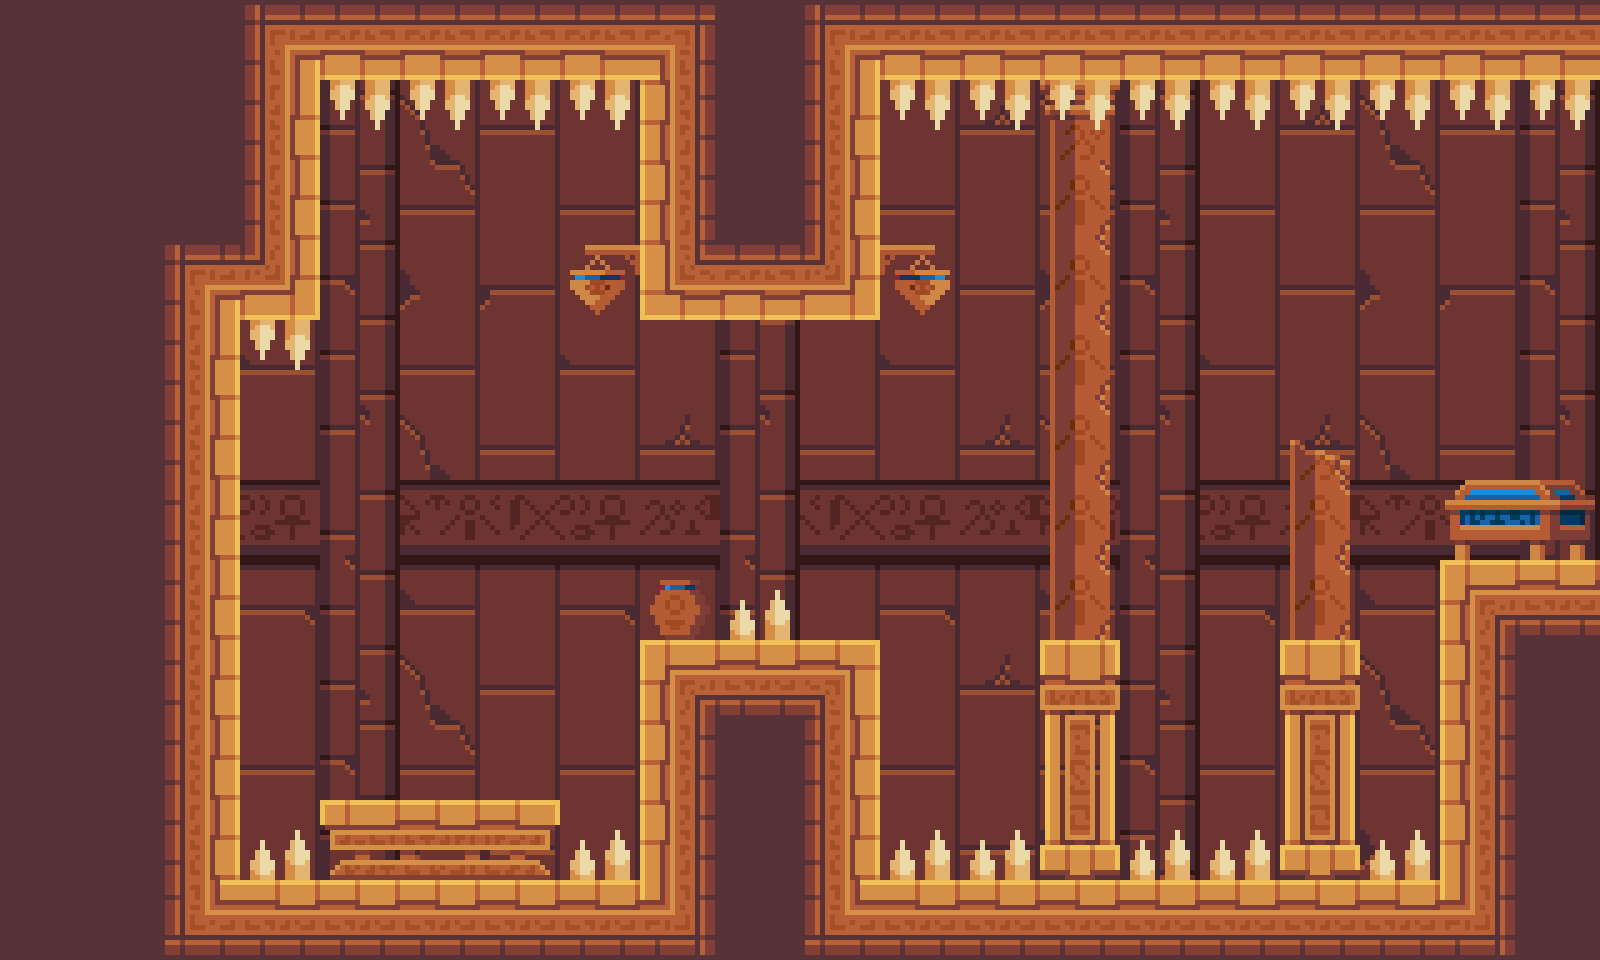

Below is a game level as drawn by its tile map, then a one-line description and the .tmx file that defines it, in full:
An orthogonal 20x12 tile map with 80x80 px tiles, 4 tile layers (background, floor, deco, damage).

<map version="1.10" tiledversion="1.10.1" orientation="orthogonal" renderorder="right-down" width="20" height="12" tilewidth="80" tileheight="80" infinite="0" nextlayerid="5" nextobjectid="1">
 <editorsettings>
  <export target="base_tiles4.json" format="json" />
 </editorsettings>
 <tileset firstgid="1" name="standard_tiles" tilewidth="80" tileheight="80" tilecount="294" columns="21">
  <image source="PR_TileSet 80x80.png" width="1680" height="1120" />
 </tileset>
 <layer id="1" name="background" width="20" height="12">
  <data encoding="csv">
172,173,174,175,150,173,174,175,172,150,174,175,172,173,150,175,172,173,174,150,
193,194,195,196,171,194,195,196,193,171,195,196,193,194,171,196,193,194,195,171,
214,215,216,217,192,215,216,217,214,192,216,217,214,215,192,217,214,215,216,192,
235,236,237,238,213,236,237,238,235,213,237,238,235,236,213,238,235,236,237,213,
256,257,258,259,234,257,258,259,256,234,258,259,256,257,234,259,256,257,258,234,
193,194,195,196,255,194,195,196,193,255,195,196,193,194,255,196,193,194,195,255,
151,152,153,154,150,152,153,154,151,150,153,154,151,152,150,154,151,152,153,150,
172,173,174,175,171,173,174,175,172,171,174,175,172,173,171,175,172,173,174,171,
193,194,195,196,192,194,195,196,193,192,195,196,193,194,192,196,193,194,195,192,
214,215,216,217,213,215,216,217,214,213,216,217,214,215,213,217,214,215,216,213,
235,236,237,238,234,236,237,238,235,234,237,238,235,236,234,238,235,236,237,234,
256,257,258,259,255,257,258,259,256,255,258,259,256,257,255,259,256,257,258,255
</data>
 </layer>
 <layer id="2" name="floor" width="20" height="12">
  <data encoding="csv">
45,45,45,29,66,66,66,66,30,45,29,66,66,66,66,66,66,66,66,66,
45,45,45,46,0,0,0,0,44,45,46,0,0,0,0,0,0,0,0,0,
45,45,45,46,0,0,0,0,44,45,46,0,0,0,0,0,0,0,0,0,
45,45,29,67,0,0,0,0,65,66,67,0,0,0,0,0,0,0,0,0,
45,45,46,0,0,0,0,0,0,0,0,0,0,0,0,0,0,0,0,0,
45,45,46,0,0,0,0,0,0,0,0,0,0,0,0,0,0,0,0,0,
45,45,46,0,0,0,0,0,0,0,0,0,0,0,0,0,0,0,0,0,
45,45,46,0,0,0,0,0,0,0,0,0,0,0,0,0,0,0,23,24,
45,45,46,0,0,0,0,0,23,24,25,0,0,32,0,0,32,0,44,45,
45,45,46,0,0,0,0,0,44,45,46,0,0,53,0,0,53,0,44,45,
45,45,46,0,113,114,115,0,44,45,46,0,0,74,0,0,74,0,44,45,
45,45,50,24,24,24,24,24,51,45,50,24,24,24,24,24,24,24,51,45
</data>
 </layer>
 <layer id="3" name="deco" width="20" height="12">
  <data encoding="csv">
0,0,0,0,0,0,0,0,0,0,0,0,0,0,0,0,0,0,0,0,
0,0,0,0,0,0,0,0,0,0,0,0,0,118,0,0,0,0,0,0,
0,0,0,0,0,0,0,0,0,0,0,0,0,139,0,0,0,0,0,0,
0,0,0,0,0,0,0,37,0,0,0,2147483685,0,139,0,0,0,0,0,0,
0,0,0,0,0,0,0,0,0,0,0,0,0,139,0,0,0,0,0,0,
0,0,0,0,0,0,0,0,0,0,0,0,0,139,0,0,119,0,0,0,
0,0,0,0,0,0,0,0,0,0,0,0,0,139,0,0,139,0,204,205,
0,0,0,0,0,0,0,0,56,0,0,0,0,139,0,0,139,0,0,0,
0,0,0,0,0,0,0,0,0,0,0,0,0,0,0,0,0,0,0,0,
0,0,0,0,0,0,0,0,0,0,0,0,0,0,0,0,0,0,0,0,
0,0,0,0,0,0,0,0,0,0,0,0,0,0,0,0,0,0,0,0,
0,0,0,0,0,0,0,0,0,0,0,0,0,0,0,0,0,0,0,0
</data>
 </layer>
 <layer id="4" name="damage" width="20" height="12">
  <data encoding="csv">
0,0,0,0,0,0,0,0,0,0,0,0,0,0,0,0,0,0,0,0,
0,0,0,0,1073742075,1073742075,1073742075,1073742075,0,0,0,1073742075,1073742075,1073742075,1073742075,1073742075,1073742075,1073742075,1073742075,1073742075,
0,0,0,0,0,0,0,0,0,0,0,0,0,0,0,0,0,0,0,0,
0,0,0,0,0,0,0,0,0,0,0,0,0,0,0,0,0,0,0,0,
0,0,0,1073742075,0,0,0,0,0,0,0,0,0,0,0,0,0,0,0,0,
0,0,0,0,0,0,0,0,0,0,0,0,0,0,0,0,0,0,0,0,
0,0,0,0,0,0,0,0,0,0,0,0,0,0,0,0,0,0,0,0,
0,0,0,0,0,0,0,0,0,251,0,0,0,0,0,0,0,0,0,0,
0,0,0,0,0,0,0,0,0,0,0,0,0,0,0,0,0,0,0,0,
0,0,0,0,0,0,0,0,0,0,0,0,0,0,0,0,0,0,0,0,
0,0,0,251,0,0,0,251,0,0,0,251,251,0,251,251,0,251,0,0,
0,0,0,0,0,0,0,0,0,0,0,0,0,0,0,0,0,0,0,0
</data>
 </layer>
</map>
